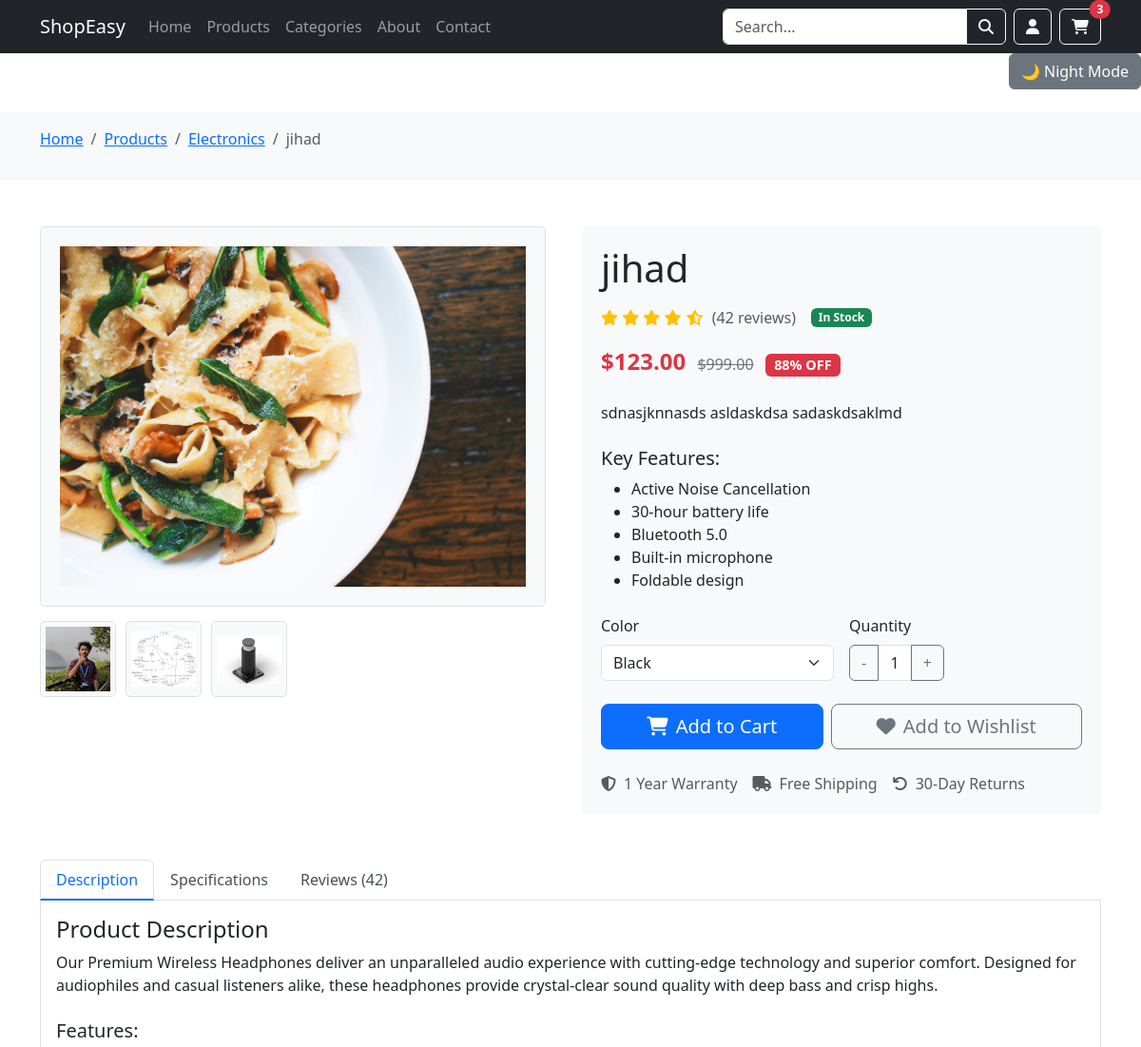
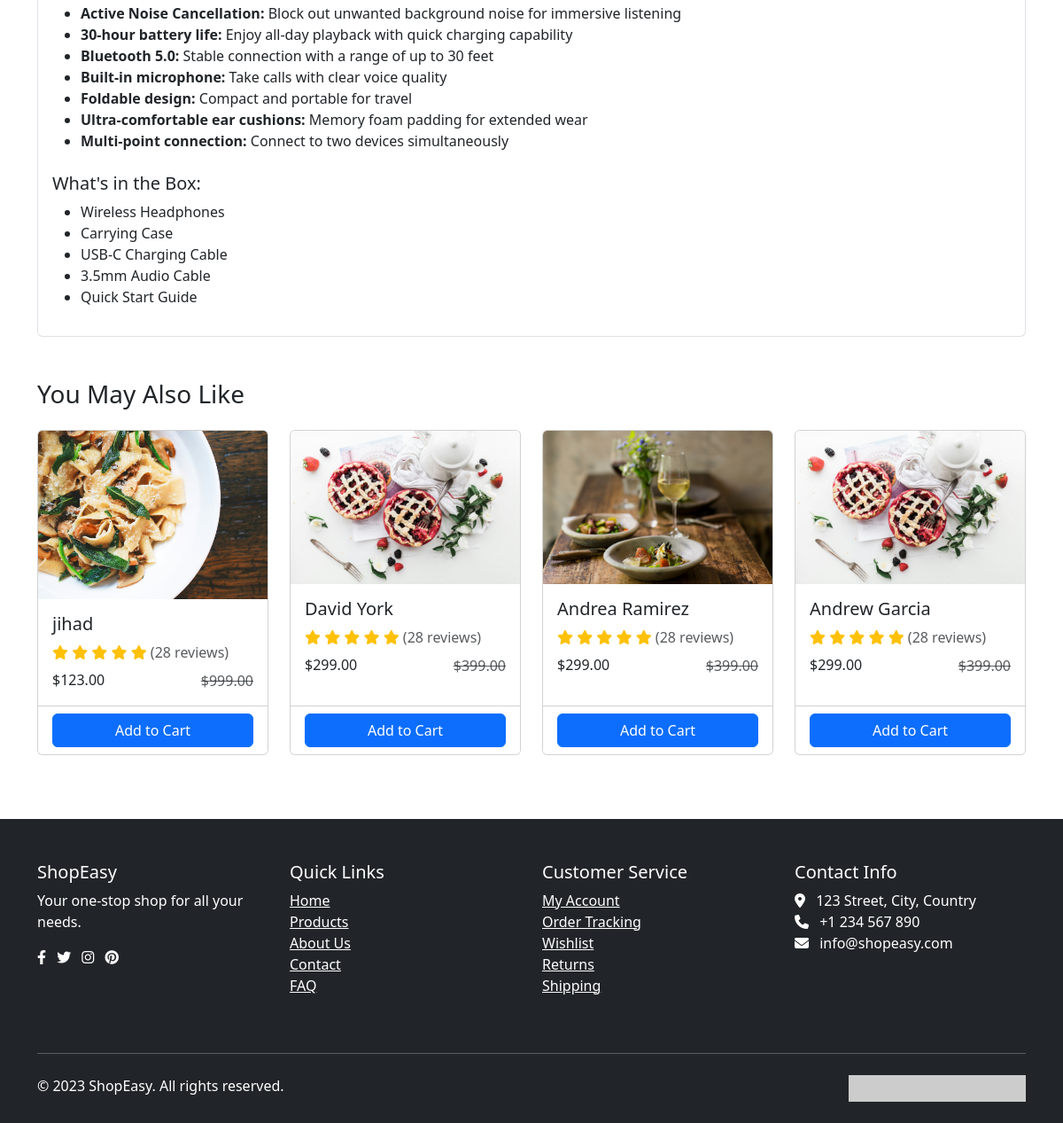
Page /product/jihad on the committed database (2 pictures, top to bottom).
### core/models.py (models this page shows, shortened)
class Product(models.Model):
    title = models.CharField(max_length=200)
    description = models.TextField()
    price = models.DecimalField(max_digits=10, decimal_places=2)
    discount_price = models.DecimalField(max_digits=10, decimal_places=2, null=True, blank=True)
    image = models.ImageField(upload_to='products/', null=True, blank=True)
    created_at = models.DateTimeField(auto_now_add=True)
    updated_at = models.DateTimeField(auto_now=True)
    is_featured = models.BooleanField(default=False)
    is_active = models.BooleanField(default=True)
    stock = models.PositiveIntegerField(default=0)
    sku = models.CharField(max_length=200, unique=True)
    slug = models.SlugField(unique=True)
    category = models.ForeignKey('Category', on_delete=models.CASCADE, related_name='products')
    @property
    def discount_percentage(self):
        if self.discount_price and self.price:
            discount = ((self.price - self.discount_price) / self.price) * 100
            return round(discount)

class ProductImage(models.Model):
    product = models.ForeignKey(Product, on_delete=models.CASCADE, related_name='images')
    image = models.ImageField(upload_to='product_images/')
    is_featured = models.BooleanField(default=False)
    order = models.PositiveIntegerField(default=0)
    class Meta:
        ordering = ['order']

### core/views.py (the view)
# urls.py: path("product/<slug>", views.view_product, name="view_product"),
def view_product(request, slug):
    product = get_object_or_404(Product.objects.prefetch_related('images'), slug=slug)
    products = Product.objects.all().order_by('-created_at')[:4]
    categories = Category.objects.all()
    context = {
        'product': product,
        'products': products,
        'categories': categories,
    }
    return render(request, "core/detail.html", context)

### core/templates/core/detail.html (shortened to what this page needs)
{% extends 'core/base.html' %}
{% block content %}
    <section class="py-3 bg-light">
        <div class="container">
            <nav aria-label="breadcrumb">
                <ol class="breadcrumb">
                    <li class="breadcrumb-item"><a href="{% url 'core:index' %}">Home</a></li>
                    <li class="breadcrumb-item"><a href="{% url 'core:shop' %}">Products</a></li>
                    <li class="breadcrumb-item"><a href="#">Electronics</a></li>
                    <li class="breadcrumb-item active" aria-current="page">{{product.title}}</li>
                </ol>
            </nav>
        </div>
    </section>
    <section class="py-5">
        <div class="container">
            <div class="row">
                <div class="col-lg-6">
                    <div class="product-gallery">
                        <img id="mainImage" src="{{product.image.url}}" class="img-fluid main-image" alt="Wireless Headphones">
                        <div class="thumbnail-container">
                            {% for image in product.images.all %}
                            <img src="{{image.image.url}}" class="thumbnail" onclick="changeImage(this)" alt="Thumbnail {{forloop.counter}}">
                            {% endfor %}
                            </div>
                    </div>
                </div>
                <div class="col-lg-6">
                    <div class="product-info">
                        <h1 class="mb-3">{{product.title}}</h1>
                        <div class="d-flex align-items-center mb-3">
                            <div class="rating-stars me-2">
                                <i class="fas fa-star"></i>
                                <i class="fas fa-star"></i>
                                <i class="fas fa-star"></i>
                                <i class="fas fa-star"></i>
                                <i class="fas fa-star-half-alt"></i>
                            </div>
                            <span class="text-muted">(42 reviews)</span>
                            <span class="badge bg-success ms-3">In Stock</span>
                        </div>
                        <div class="mb-4">
                            <span class="price">${{product.discount_price}}</span>
                            <span class="original-price ms-2">${{product.price}}</span>
                            <span class="badge bg-danger discount-badge ms-2">{{product.discount_percentage}}% OFF</span>
                        </div>
                        <p class="mb-4">{{product.description}}</p>
                        <div class="mb-4">
                            <h5>Key Features:</h5>
                            <ul>
                                <li>Active Noise Cancellation</li>
                                <li>30-hour battery life</li>
                                <li>Bluetooth 5.0</li>
                                <li>Built-in microphone</li>
                                <li>Foldable design</li>
                            </ul>
                        </div>
                        <form class="mb-4">
                            <div class="row g-3">
                                <div class="col-md-6">
                                    <label for="color" class="form-label">Color</label>
                                    <select class="form-select" id="color">
                                        <option selected>Black</option>
                                    </select>
                                </div>
                                <div class="col-md-6">
                                    <label for="quantity" class="form-label">Quantity</label>
                                    <div class="input-group quantity-selector">
                                        <button class="btn btn-outline-secondary" type="button" id="decrement">-</button>
                                        <input type="text" class="form-control text-center" value="1" id="quantity">
                                        <button class="btn btn-outline-secondary" type="button" id="increment">+</button>
                                    </div>
                                </div>
                            </div>
                        </form>
                        <div class="d-flex flex-wrap gap-2 mb-4">
                            <button class="btn btn-primary btn-lg flex-grow-1">
                                <i class="fas fa-shopping-cart me-2"></i>Add to Cart
                            </button>
                            <button class="btn btn-outline-secondary btn-lg flex-grow-1">
                                <i class="fas fa-heart me-2"></i>Add to Wishlist
                            </button>
                        </div>
                        <div class="d-flex flex-wrap gap-3">
                            <div class="d-flex align-items-center text-muted">
                                <i class="fas fa-shield-alt me-2"></i>
                                <span>1 Year Warranty</span>
                            </div>
                            <div class="d-flex align-items-center text-muted">
                                <i class="fas fa-truck me-2"></i>
                                <span>Free Shipping</span>
                            </div>
                            <div class="d-flex align-items-center text-muted">
                                <i class="fas fa-undo me-2"></i>
                                <span>30-Day Returns</span>
                            </div>
                        </div>
                    </div>
                </div>
            </div>
            <div class="row mt-5">
                <div class="col-12">
                    <ul class="nav nav-tabs product-tabs" id="productTabs" role="tablist">
                        <li class="nav-item" role="presentation">
                            <button class="nav-link active" id="description-tab" data-bs-toggle="tab" data-bs-target="#description" type="button" role="tab">Description</button>
                        </li>
                        <li class="nav-item" role="presentation">
                            <button class="nav-link" id="specifications-tab" data-bs-toggle="tab" data-bs-target="#specifications" type="button" role="tab">Specifications</button>
                        </li>
                        <li class="nav-item" role="presentation">
                            <button class="nav-link" id="reviews-tab" data-bs-toggle="tab" data-bs-target="#reviews" type="button" role="tab">Reviews (42)</button>
                        </li>
                    </ul>
                    <div class="tab-content p-3 border border-top-0 rounded-bottom" id="productTabsContent">
                        <div class="tab-pane fade show active" id="description" role="tabpanel">
                            <h4>Product Description</h4>
                            <p>Our Premium Wireless Headphones deliver an unparalleled audio experience with cutting-edge technology and superior comfort. Designed for audiophiles and casual listeners alike, these headphones provide crystal-clear sound quality with deep bass and crisp highs.</p>
                            <h5 class="mt-4">Features:</h5>
                            <ul>
                                <li><strong>Active Noise Cancellation:</strong> Block out unwanted background noise for immersive listening</li>
                                <li><strong>30-hour battery life:</strong> Enjoy all-day playback with quick charging capability</li>
                                <li><strong>Bluetooth 5.0:</strong> Stable connection with a range of up to 30 feet</li>
                                <li><strong>Built-in microphone:</strong> Take calls with clear voice quality</li>
                                <li><strong>Foldable design:</strong> Compact and portable for travel</li>
                                <li><strong>Ultra-comfortable ear cushions:</strong> Memory foam padding for extended wear</li>
                                <li><strong>Multi-point connection:</strong> Connect to two devices simultaneously</li>
                            </ul>
                            <h5 class="mt-4">What's in the Box:</h5>
                            <ul>
                                <li>Wireless Headphones</li>
                                <li>Carrying Case</li>
                                <li>USB-C Charging Cable</li>
                                <li>3.5mm Audio Cable</li>
                                <li>Quick Start Guide</li>
                            </ul>
                        </div>
                    </div>
                </div>
            </div>
            <div class="row mt-5">
                <div class="col-12">
                    <h3 class="mb-4">You May Also Like</h3>
                </div>
                 {% for p in products %}
                <div class="col-md-6 col-lg-3 mb-4">
                    <div class="card related-product-card h-100">
                        <img src="{{p.image.url}}" class="card-img-top" alt="Related Product 1">
                        <div class="card-body">
                            <h5 class="card-title"><a href="{% url 'core:view_product' p.slug %}" class="text-dark text-decoration-none">{{p.title}}</a></h5>
                            <div class="mb-2">
                                <span class="text-warning">
                                    <i class="fas fa-star"></i>
                                    <i class="fas fa-star"></i>
                                    <i class="fas fa-star"></i>
                                    <i class="fas fa-star"></i>
                                    <i class="fas fa-star"></i>
                                </span>
                                <span class="text-muted">(28 reviews)</span>
                            </div>
                            <div class="d-flex justify-content-between align-items-center">
                                <h6 class="mb-0">${{p.discount_price}}</h6>
                                <del class="text-muted">${{p.price}}</del>
                            </div>
                        </div>
                        <div class="card-footer bg-white">
                            <button class="btn btn-primary w-100">Add to Cart</button>
                        </div>
                    </div>
                </div>
                {% endfor %}
            </div>
        </div>
    </section>
{% endblock %}

### core/templates/core/base.html (style rules this page uses)
.product-gallery { position: relative; }
.main-image { border: 1px solid #dee2e6; border-radius: 5px; margin-bottom: 15px; height: 400px; object-fit: contain; background: #f8f9fa; padding: 20px; }
.thumbnail-container { display: flex; gap: 10px; }
.thumbnail { width: 80px; height: 80px; object-fit: contain; border: 1px solid #dee2e6; border-radius: 5px; cursor: pointer; padding: 5px; background: #f8f9fa; }
.product-info { background: #f8f9fa; padding: 20px; border-radius: 5px; }
.price { font-size: 1.5rem; font-weight: bold; color: #dc3545; }
.original-price { text-decoration: line-through; color: #6c757d; }
.discount-badge { font-size: 0.9rem; }
.quantity-selector { width: 100px; }
.product-tabs .nav-link { color: #495057; font-weight: 500; }
.product-tabs .nav-link.active { color: #0d6efd; background-color: transparent; border-bottom: 2px solid #0d6efd; }
.related-product-card { transition: transform 0.3s; }
.rating-stars { color: #ffc107; }
.breadcrumb { background-color: transparent; padding: 0; }

### rows in the picture
Product: title "jihad", image (picture), discount_price "123.00", price "999.00", discount_percentage "88", description "sdnasjknnasds asldaskdsa sadaskdsaklmd"
ProductImage: image (picture)
ProductImage: image (picture)
ProductImage: image (picture)
Product: image (picture), title "David York", discount_price "299.00", price "399.00"
Product: image (picture), title "Andrea Ramirez", discount_price "299.00", price "399.00"
Product: image (picture), title "Andrew Garcia", discount_price "299.00", price "399.00"
